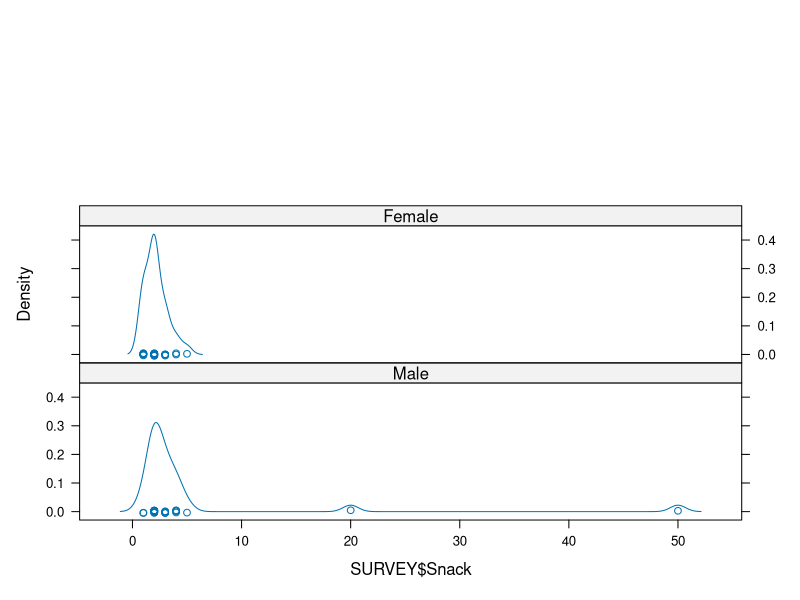
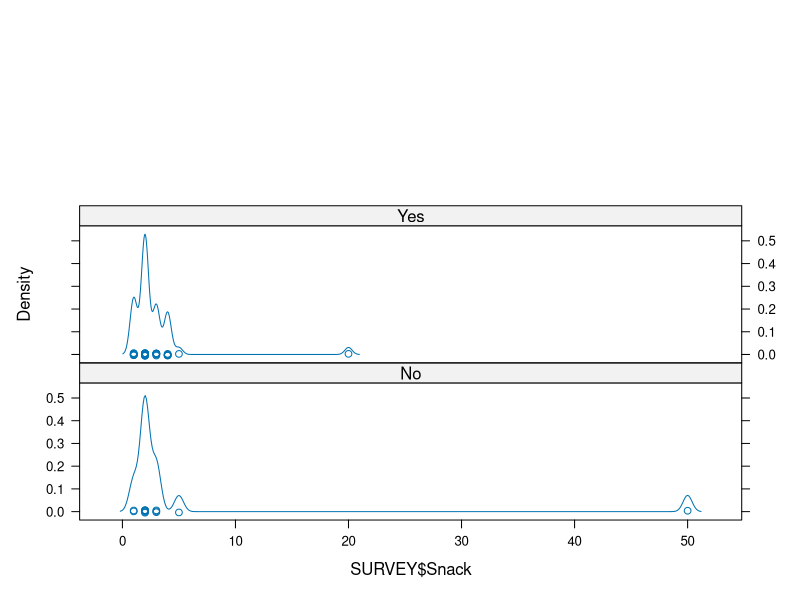
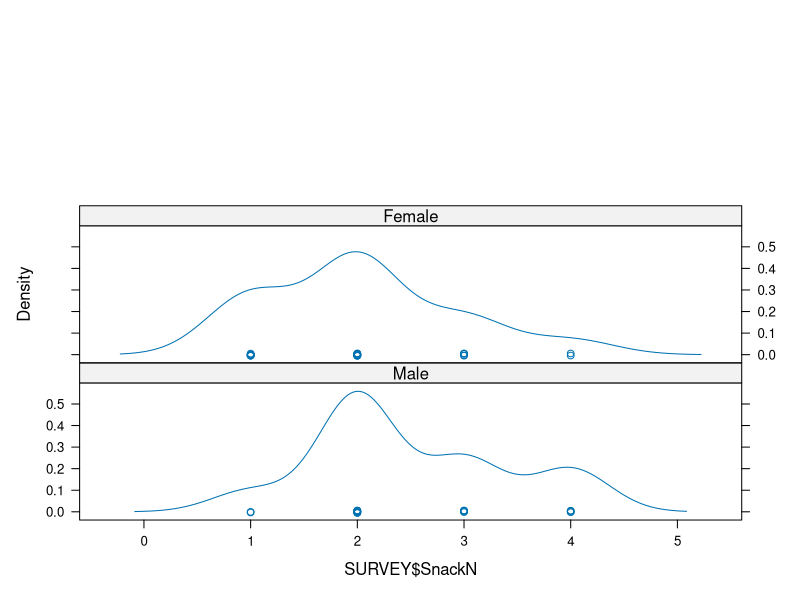
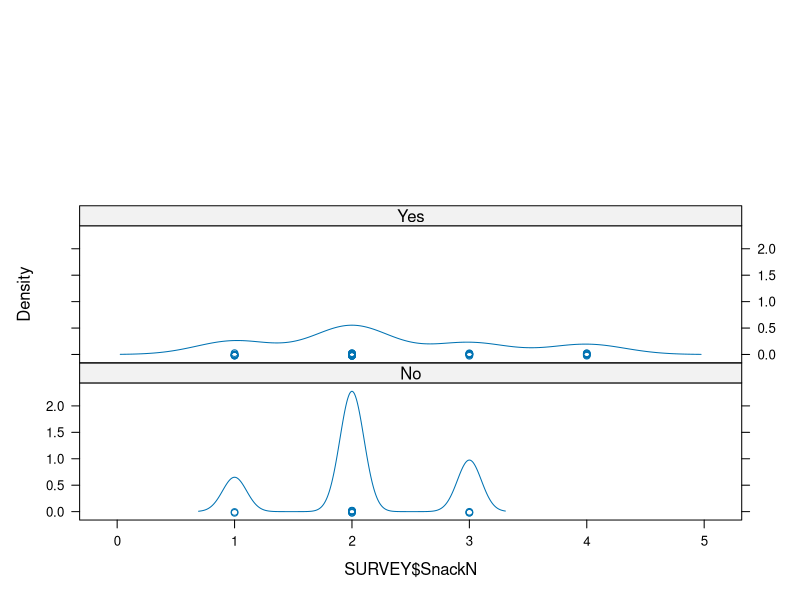
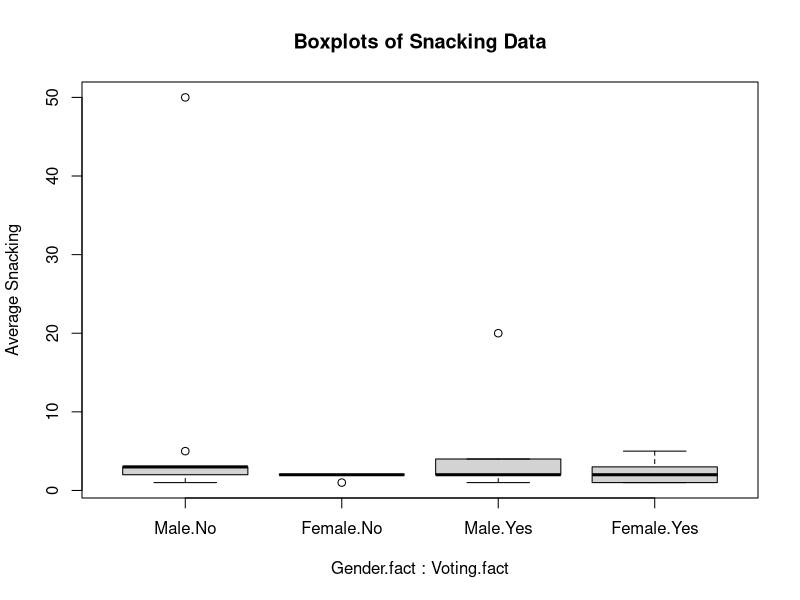
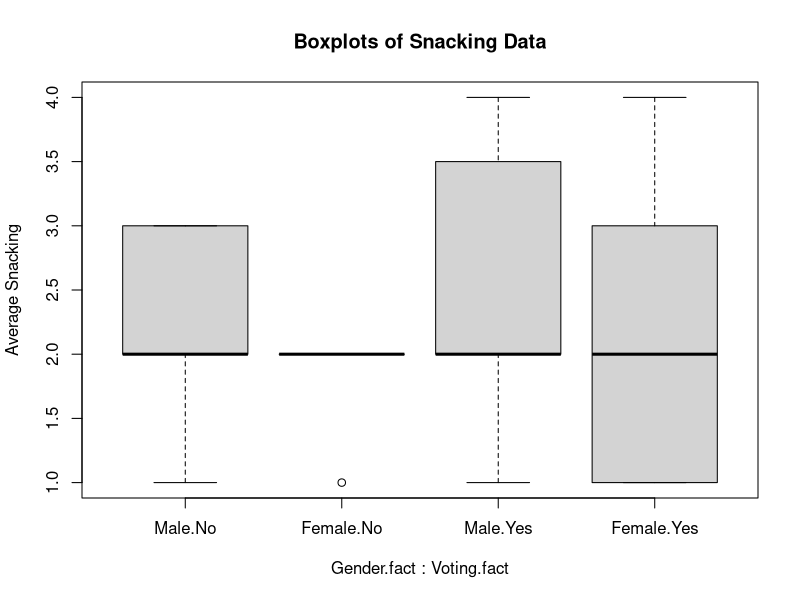
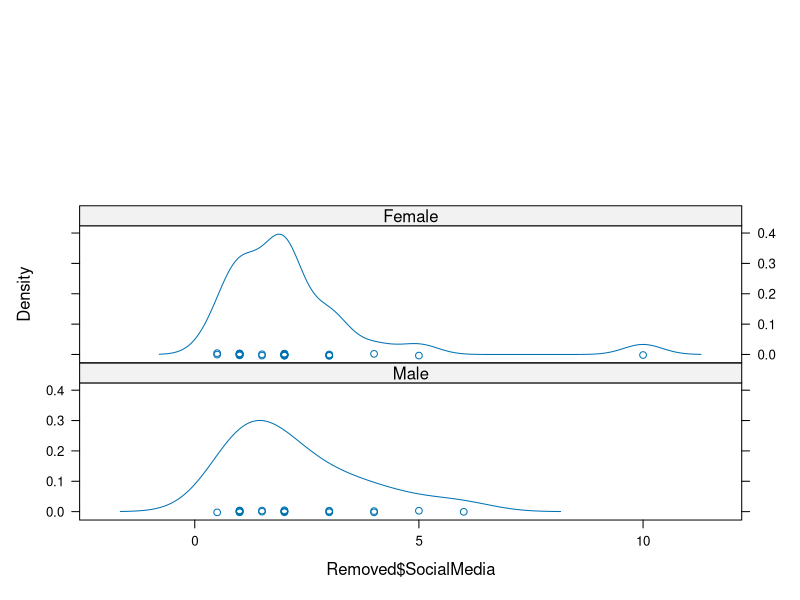
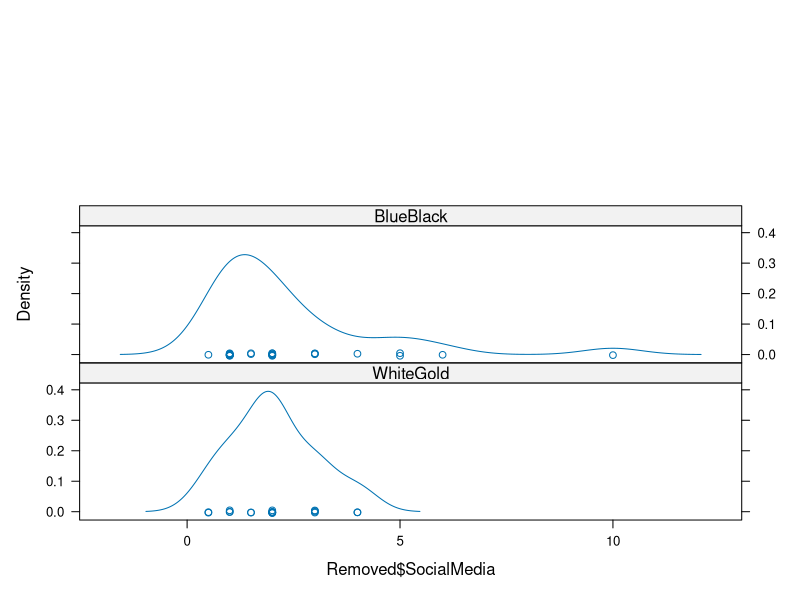

Generate these figures, in order, with R:
## ---- chunk 1
library(plyr)
library(car)
library(lattice)
library(psych)


## ---- chunk 2
SURVEY <- read.csv("SurveyNames.csv")

## ---- chunk 3
str(SURVEY)   #or View(SURVEY)
## ---- chunk 4
SURVEY$Gender.fact <- factor(SURVEY$Gender, 
                        levels = c(0, 1), 
                        labels = c("Male", "Female"))


SURVEY$VotingR <- recode(SURVEY$Voting, " 1 = 1; 2 = 2; 3 = 1")

SURVEY$Voting.fact <- factor(SURVEY$VotingR, 
                         levels = c(1, 2), 
                         labels = c("No", "Yes"))



## ---- chunk 5
str(SURVEY)

count(SURVEY$Gender.fact)

count(SURVEY$Voting.fact)

## ---- chunk 6

replications(Snack~Gender.fact*Voting.fact, data=SURVEY)

## ---- chunk 7
describeBy(SURVEY$Snack, SURVEY$Gender.fact)

describeBy(SURVEY$Snack, SURVEY$Voting.fact)
## ---- chunk 8
densityplot(~ SURVEY$Snack | SURVEY$Gender.fact, layout=c(1,3))

densityplot(~ SURVEY$Snack | SURVEY$Voting.fact, layout=c(1,3))

## ---- chunk 9

remove_outliers <- function(x, na.rm = TRUE, ...) {
  qnt <- quantile(x, probs=c(.25, .75), na.rm = na.rm, ...)
  H <- 1.5 * IQR(x, na.rm = na.rm)
  y <- x
  y[x < (qnt[1] - H)] <- NA
  y[x > (qnt[2] + H)] <- NA
  y
}

SURVEY$SnackN <- remove_outliers(SURVEY$Snack)

densityplot(~ SURVEY$SnackN | SURVEY$Gender.fact, layout=c(1,3))

densityplot(~ SURVEY$SnackN | SURVEY$Voting.fact, layout=c(1,3))

## ---- chunk 10
by(SURVEY$SnackN, SURVEY$Gender.fact, shapiro.test)

by(SURVEY$SnackN, SURVEY$Voting.fact, shapiro.test)
## ---- chunk 11

SURVEY$cells = factor(paste(SURVEY$Gender.fact, SURVEY$Voting.fact, sep="."))
summary(SURVEY$cells)
## ---- chunk 12
bartlett.test(SnackN ~ cells, data=SURVEY)
## ---- chunk 13
leveneTest(SnackN ~ Gender.fact * Voting.fact, data= SURVEY)
## ---- chunk 14
SURVEY.aov = aov(SnackN ~ Gender.fact * Voting.fact, data=SURVEY)

## ---- chunk 15
anova(SURVEY.aov)
## ---- chunk 16
TukeyHSD(SURVEY.aov)
## ---- chunk 17
r <- summary.lm(SURVEY.aov)$r.squared
round(r, 4)
## ---- chunk 18
 boxplot(Snack ~ Gender.fact * Voting.fact, data=SURVEY, ylab="Average Snacking", main="Boxplots of Snacking Data")
 
## ---- chunk 19
 boxplot(SnackN ~ Gender.fact * Voting.fact, data=SURVEY, ylab="Average Snacking", main="Boxplots of Snacking Data")
 
## ---- chunk 20
SURVEY$DressR <- recode(SURVEY$Dress, " 1 = 1; 2 = 2; 3 = NA")

Removed <- subset(SURVEY, 
                    complete.cases(SURVEY), 
                    select = c(DressR, Gender.fact, SocialMedia))
## ---- chunk 21
str(Removed)

Removed$Dress.fact <- factor(Removed$DressR, 
                         levels = c(1, 2), 
                         labels = c("WhiteGold", "BlueBlack"))

## ---- chunk 22
densityplot(~ Removed$SocialMedia| Removed$Gender.fact, layout=c(1,3))

densityplot(~ Removed$SocialMedia| Removed$Dress.fact, layout=c(1,3))

## ---- chunk 23


## ---- chunk 24

Removed$cells = factor(paste(Removed$Gender.fact, Removed$Dress.fact, sep="."))
summary(Removed$cells)

bartlett.test(SocialMedia ~ cells, data=Removed)

## ---- chunk 25
Removed.aov = aov(SocialMedia ~ Gender.fact * Dress.fact, data=Removed)

## ---- chunk 26

summary(Removed.aov)
## ---- chunk 27



## ---- chunk 28



## ---- chunk 29



